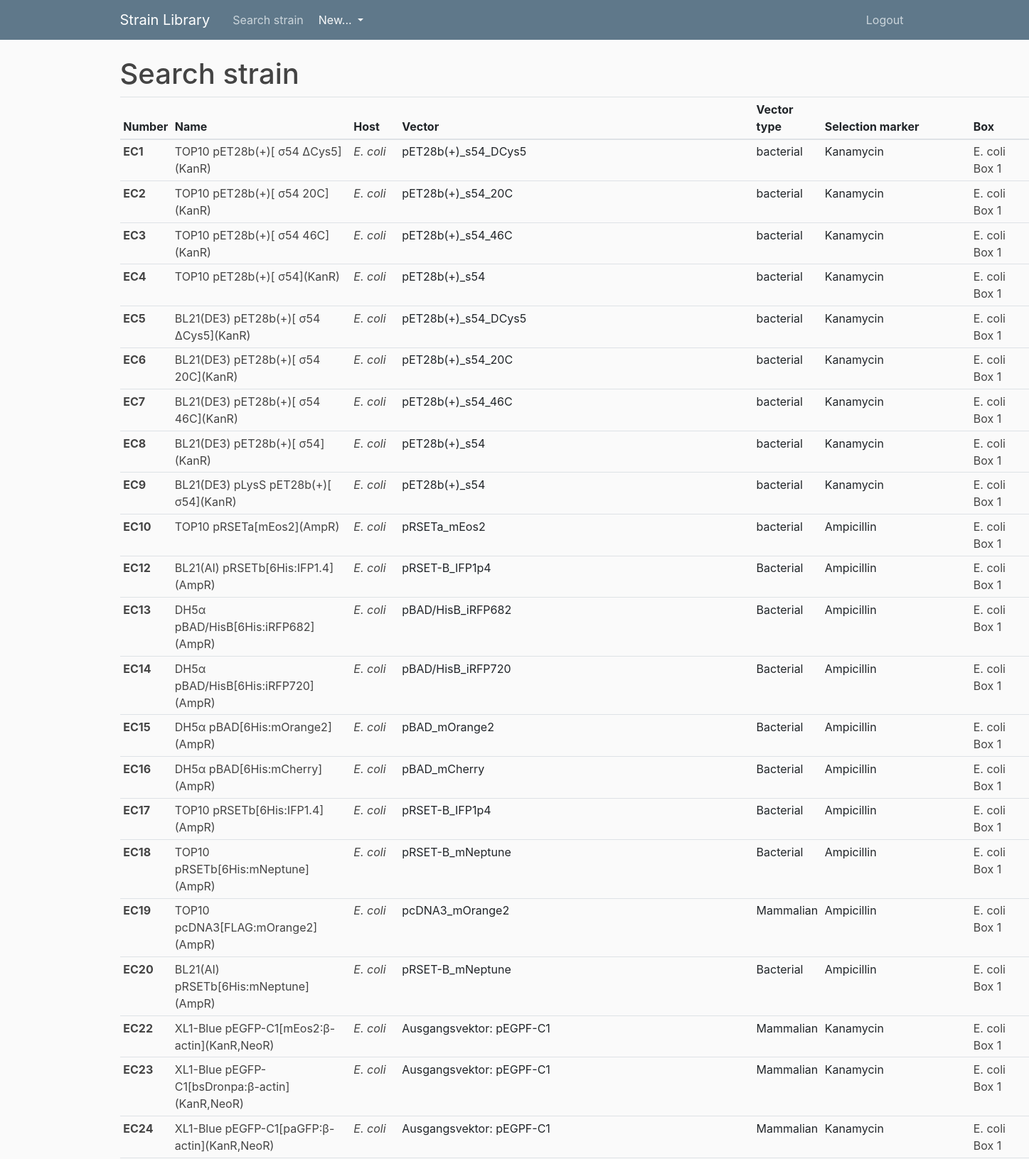
Screenshot of /search_strain (signed in, upper part) with the database file from the repository.
### strain_library/models.py (models this page shows, shortened)
class Strain(db.Model):
    __tablename__ = 'strain'
    id = db.Column(db.Integer, primary_key=True)
    number = db.Column(db.String, nullable=False, unique=True)
    name = db.Column(db.String, nullable=False)
    host = db.Column(db.String, nullable=False)
    vector = db.Column(db.String)
    vector_type = db.Column(db.String)
    selection_marker = db.Column(db.String)
    box = db.Column(db.String)
    slot = db.Column(db.String)
    date_of_creation = db.Column(db.Date)
    comments = db.Column(db.Text)
    user_id = db.Column(db.Integer, db.ForeignKey('user.id'), nullable=False)
    type = db.Column(db.String)
    __mapper_args__ = {
        'polymorphic_identity':'strain',
        'polymorphic_on':type
    }

class EcoliStrain(Strain):
    __tablename__ = 'ecolistrainlist'
    id = db.Column(db.Integer, db.ForeignKey('strain.id'), primary_key=True)
    __mapper_args__ = {
        'polymorphic_identity':'ecolistrainlist'
    }

class Strain(db.Model):
    __tablename__ = 'strain'
    id = db.Column(db.Integer, primary_key=True)
    number = db.Column(db.String, nullable=False, unique=True)
    name = db.Column(db.String, nullable=False)
    host = db.Column(db.String, nullable=False)
    vector = db.Column(db.String)
    vector_type = db.Column(db.String)
    selection_marker = db.Column(db.String)
    box = db.Column(db.String)
    slot = db.Column(db.String)
    date_of_creation = db.Column(db.Date)
    comments = db.Column(db.Text)
    user_id = db.Column(db.Integer, db.ForeignKey('user.id'), nullable=False)
    type = db.Column(db.String)
    __mapper_args__ = {
        'polymorphic_identity':'strain',
        'polymorphic_on':type
    }

### strain_library/routes.py (the view)
@app.route('/search_strain')
@login_required
def search_strain():
    host = request.args.get('host')
    box = request.args.get('box')
    if host:
        strains = Strain.query.filter_by(host=host).all()
        return render_template('search_strain.html', strains=strains)
    if box:
        strains = Strain.query.filter_by(box=box).all()
        return render_template('search_strain.html', strains=strains)
    strains = Strain.query.all()
    return render_template('search_strain.html', strains=strains)

### strain_library/models.py (called while the page is built)
@login_manager.user_loader
def load_user(user_id):
    return User.query.get(int(user_id))

### strain_library/templates/search_strain.html (shortened to what this page needs)
{% extends "layout.html" %}
{% block content %}
    <h1>Search strain</h1>
    <table class="table table-sm table-hover">
        <thead>
          <tr>
            <th scope="col">Number</th>
            <th scope="col">Name</th>
            <th scope="col">Host</th>
            <th scope="col">Vector</th>
            <th scope="col">Vector type</th>
            <th scope="col">Selection marker</th>
            <th scope="col">Box</th>
          </tr>
        </thead>
        <tbody>
            {% for strain in strains %}
            <tr>
                <th scope="row" ><a class="article-title" href="{{ url_for('strain', strain_id=strain.id) }}">{{ strain.number }}</a></th>
                <td><a class="article-title" href="{{ url_for('strain', strain_id=strain.id) }}">{{ strain.name }}</a></td>
                <td><i><a class="article-title" href="{{ url_for('search_strain', host=strain.host) }}">{{ strain.host }}</a></i></td>
                <td>{{ strain.vector }}</td>
                <td>{{ strain.vector_type }}</td>
                <td>{{ strain.selection_marker }}</td>
                <td><a class="article-title" href="{{ url_for('search_strain', box=strain.box) }}">{{ strain.box }}</a></td>
            </tr>
            {% endfor %}
        </tbody>
      </table>
{% endblock content %}

### strain_library/static/main.css (style rules this page uses)
body { background: #fafafa; color: #333333; margin-top: 5rem; }
h1, h2, h3, h4, h5, h6 { color: #444444; }
.article-title { color: #444444; }

### rows the page displays
EcoliStrain: number "EC1", name "TOP10 pET28b(+)[ σ54 ΔCys5](KanR)", host "E. coli", vector "pET28b(+)_s54_DCys5", vector_type "bacterial", selection_marker "Kanamycin", box "E. coli Box 1"
EcoliStrain: number "EC2", name "TOP10 pET28b(+)[ σ54 20C](KanR)", host "E. coli", vector "pET28b(+)_s54_20C", vector_type "bacterial", selection_marker "Kanamycin", box "E. coli Box 1"
EcoliStrain: number "EC3", name "TOP10 pET28b(+)[ σ54 46C](KanR)", host "E. coli", vector "pET28b(+)_s54_46C", vector_type "bacterial", selection_marker "Kanamycin", box "E. coli Box 1"
EcoliStrain: number "EC4", name "TOP10 pET28b(+)[ σ54](KanR)", host "E. coli", vector "pET28b(+)_s54", vector_type "bacterial", selection_marker "Kanamycin", box "E. coli Box 1"
EcoliStrain: number "EC5", name "BL21(DE3) pET28b(+)[ σ54 ΔCys5](KanR)", host "E. coli", vector "pET28b(+)_s54_DCys5", vector_type "bacterial", selection_marker "Kanamycin", box "E. coli Box 1"
EcoliStrain: number "EC6", name "BL21(DE3) pET28b(+)[ σ54 20C](KanR)", host "E. coli", vector "pET28b(+)_s54_20C", vector_type "bacterial", selection_marker "Kanamycin", box "E. coli Box 1"
EcoliStrain: number "EC7", name "BL21(DE3) pET28b(+)[ σ54 46C](KanR)", host "E. coli", vector "pET28b(+)_s54_46C", vector_type "bacterial", selection_marker "Kanamycin", box "E. coli Box 1"
EcoliStrain: number "EC8", name "BL21(DE3) pET28b(+)[ σ54](KanR)", host "E. coli", vector "pET28b(+)_s54", vector_type "bacterial", selection_marker "Kanamycin", box "E. coli Box 1"
EcoliStrain: number "EC9", name "BL21(DE3) pLysS pET28b(+)[ σ54](KanR)", host "E. coli", vector "pET28b(+)_s54", vector_type "bacterial", selection_marker "Kanamycin", box "E. coli Box 1"
EcoliStrain: number "EC10", name "TOP10 pRSETa[mEos2](AmpR)", host "E. coli", vector "pRSETa_mEos2", vector_type "bacterial", selection_marker "Ampicillin", box "E. coli Box 1"
EcoliStrain: number "EC12", name "BL21(AI) pRSETb[6His:IFP1.4](AmpR)", host "E. coli", vector "pRSET-B_IFP1p4", vector_type "Bacterial", selection_marker "Ampicillin", box "E. coli Box 1"
EcoliStrain: number "EC13", name "DH5α pBAD/HisB[6His:iRFP682](AmpR)", host "E. coli", vector "pBAD/HisB_iRFP682", vector_type "Bacterial", selection_marker "Ampicillin", box "E. coli Box 1"
EcoliStrain: number "EC14", name "DH5α pBAD/HisB[6His:iRFP720](AmpR)", host "E. coli", vector "pBAD/HisB_iRFP720", vector_type "Bacterial", selection_marker "Ampicillin", box "E. coli Box 1"
EcoliStrain: number "EC15", name "DH5α pBAD[6His:mOrange2](AmpR)", host "E. coli", vector "pBAD_mOrange2", vector_type "Bacterial", selection_marker "Ampicillin", box "E. coli Box 1"
EcoliStrain: number "EC16", name "DH5α pBAD[6His:mCherry](AmpR)", host "E. coli", vector "pBAD_mCherry", vector_type "Bacterial", selection_marker "Ampicillin", box "E. coli Box 1"
EcoliStrain: number "EC17", name "TOP10 pRSETb[6His:IFP1.4](AmpR)", host "E. coli", vector "pRSET-B_IFP1p4", vector_type "Bacterial", selection_marker "Ampicillin", box "E. coli Box 1"
EcoliStrain: number "EC18", name "TOP10 pRSETb[6His:mNeptune](AmpR)", host "E. coli", vector "pRSET-B_mNeptune", vector_type "Bacterial", selection_marker "Ampicillin", box "E. coli Box 1"
EcoliStrain: number "EC19", name "TOP10 pcDNA3[FLAG:mOrange2](AmpR)", host "E. coli", vector "pcDNA3_mOrange2", vector_type "Mammalian", selection_marker "Ampicillin", box "E. coli Box 1"
EcoliStrain: number "EC20", name "BL21(AI) pRSETb[6His:mNeptune](AmpR)", host "E. coli", vector "pRSET-B_mNeptune", vector_type "Bacterial", selection_marker "Ampicillin", box "E. coli Box 1"
EcoliStrain: number "EC22", name "XL1-Blue pEGFP-C1[mEos2:β-actin](KanR,NeoR)", host "E. coli", vector "Ausgangsvektor: pEGPF-C1", vector_type "Mammalian", selection_marker "Kanamycin", box "E. coli Box 1"
EcoliStrain: number "EC23", name "XL1-Blue pEGFP-C1[bsDronpa:β-actin](KanR,NeoR)", host "E. coli", vector "Ausgangsvektor: pEGPF-C1", vector_type "Mammalian", selection_marker "Kanamycin", box "E. coli Box 1"
EcoliStrain: number "EC24", name "XL1-Blue pEGFP-C1[paGFP:β-actin](KanR,NeoR)", host "E. coli", vector "Ausgangsvektor: pEGPF-C1", vector_type "Mammalian", selection_marker "Kanamycin", box "E. coli Box 1"
